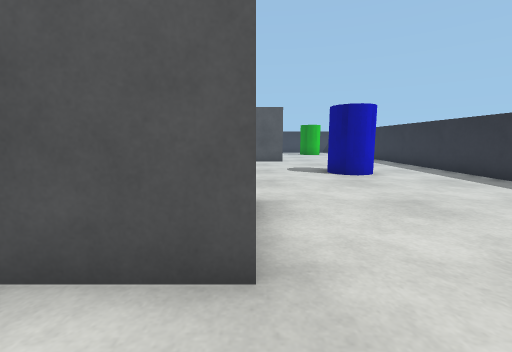
[1] (above)

18 first-person views from a walk through a Webots world. The camera is 0.06 m above the floor, tilts 8° down and sees 90° across. The floor is counted in squares, 0.05 m on a side. Each view is taken from the middle of a square. On the plan, view 1 faces up. The plan holds only what a view shows up to about 12 squares ahead; the rest is blank. The robots in the file are not drawn. Simple shapes and patterns stand in for the simulator's stock objects.

[2]
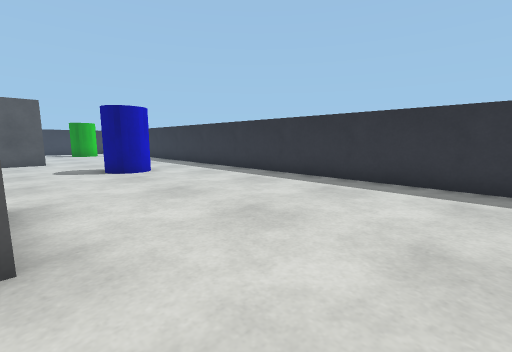

[3]
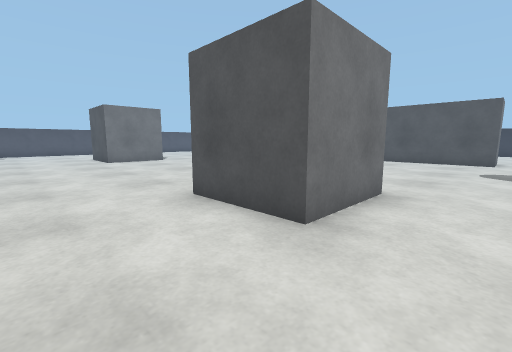

[4]
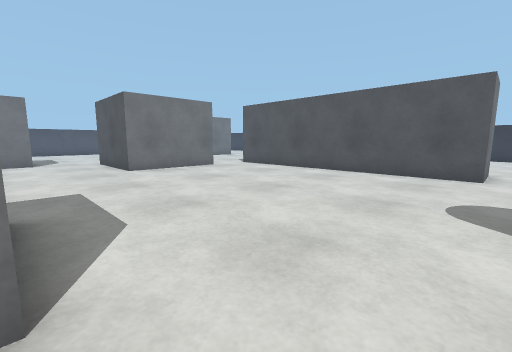

[5]
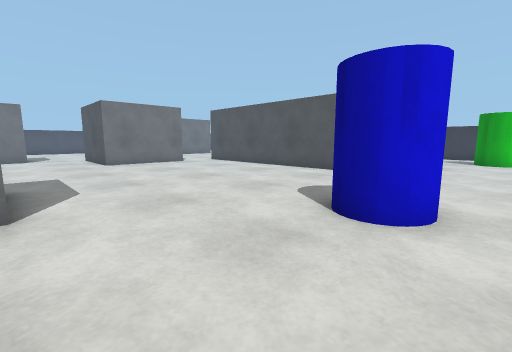

[6]
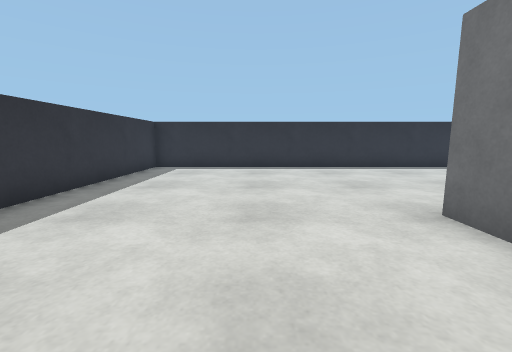

[7]
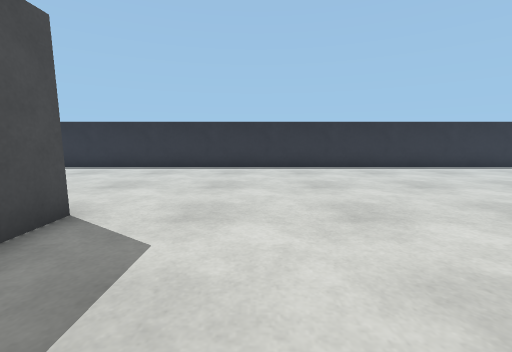

[8]
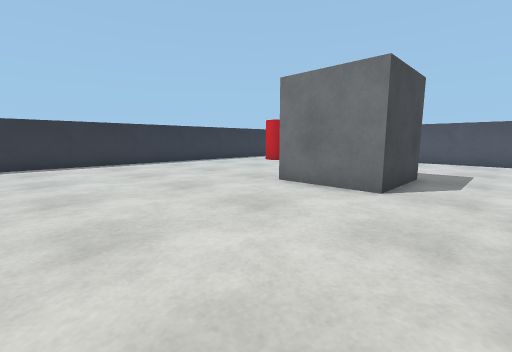

[9]
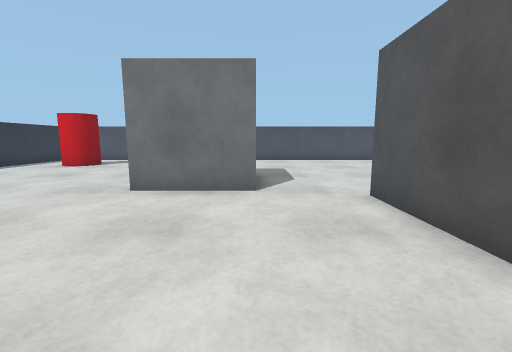

[10]
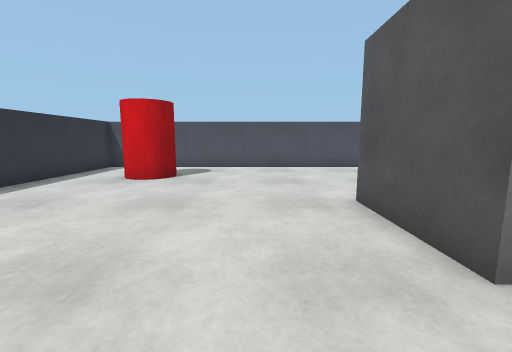

[11]
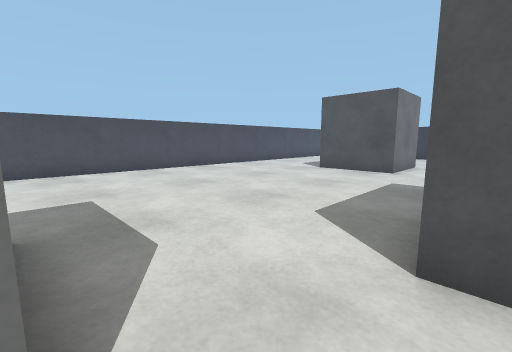

[12]
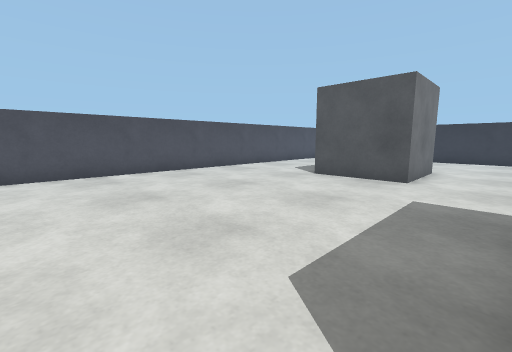

[13]
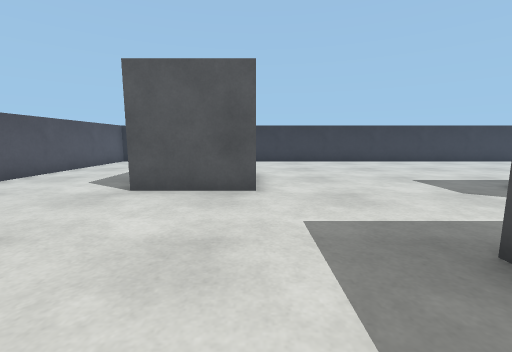

[14]
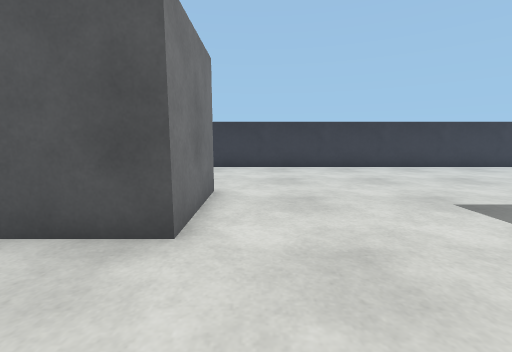

[15]
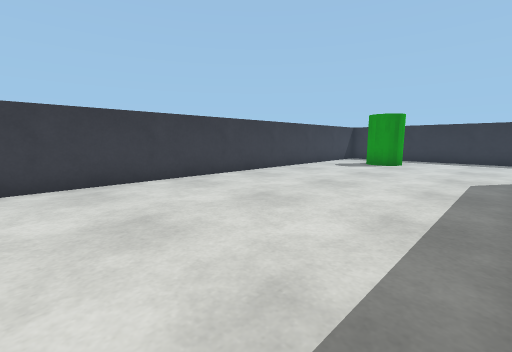

[16]
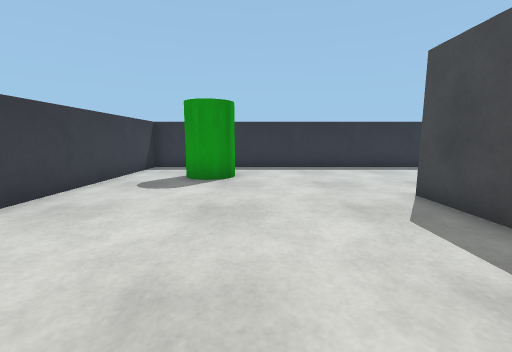

[17]
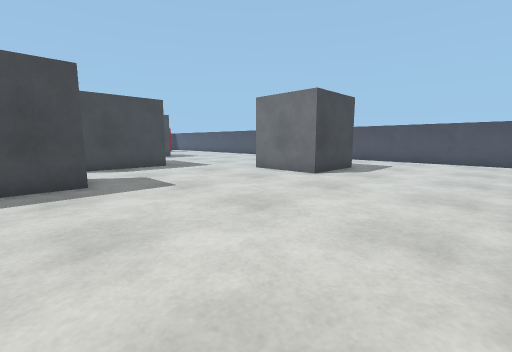

[18]
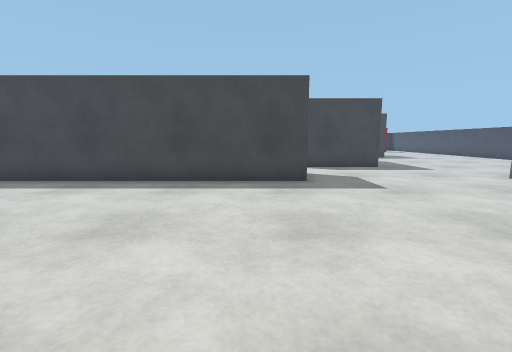

### Floor plan
Key: @ floor where view 1 was taken; # wall or solid block; . floor; C blue cylinder; B grey box; G green cylinder; R red cylinder.
Columns run from 23 left of view 1 to 8 right of it. Each row starts with its distance up from view 1.
 25        #########################
 24 #..............................#
 23 #..............................#
 22 #..........................GG  #
 21 #..........................GG..#
 20 #..............................#
 19 #....BBBB......................#
 18 #....   B......................#
 17 #....   B......................#
 16 #....BBBB......##########......#
 15 #..............  ########......#
 14 #..............  ..............#
 13 #.............. ...............#
 12 #..........BBBB................#
 11 #..........   B................#
 10 #..........   B...........CC...#
  9 #..........BBBB...........CC...#
  8 #..............................#
  7 #..............................#
  6 #......BBBB....................#
  5 #...      B.........   B.......#
  4 #.....    B.........   B.......#
  3 #......BBBB.........B  B.......#
  2 #...................BBBB.......#
  1 #..............................#
  0 #......................@.......#
 -1 #..............................#
 -2 #..RR..........................#
 -3 #  RR..........................#
 -4 # .............................#
 -5 #..............................#
 -6 ################################

Positions as (right, up) in squares from view 1, and headings:
1: (0, 0), facing up
2: (0, -1), facing up-right
3: (2, -1), facing up-left
4: (2, 5), facing up-left
5: (5, 5), facing up-left
6: (3, 6), facing down
7: (-6, 6), facing down
8: (-7, 8), facing down-left
9: (-7, 6), facing left
10: (-11, 1), facing left
11: (-12, 6), facing up-left
12: (-13, 8), facing up-left
13: (-15, 10), facing up
14: (-14, 13), facing up
15: (-9, 17), facing up-right
16: (-4, 20), facing right
17: (-7, 24), facing down-left
18: (-7, 24), facing down
